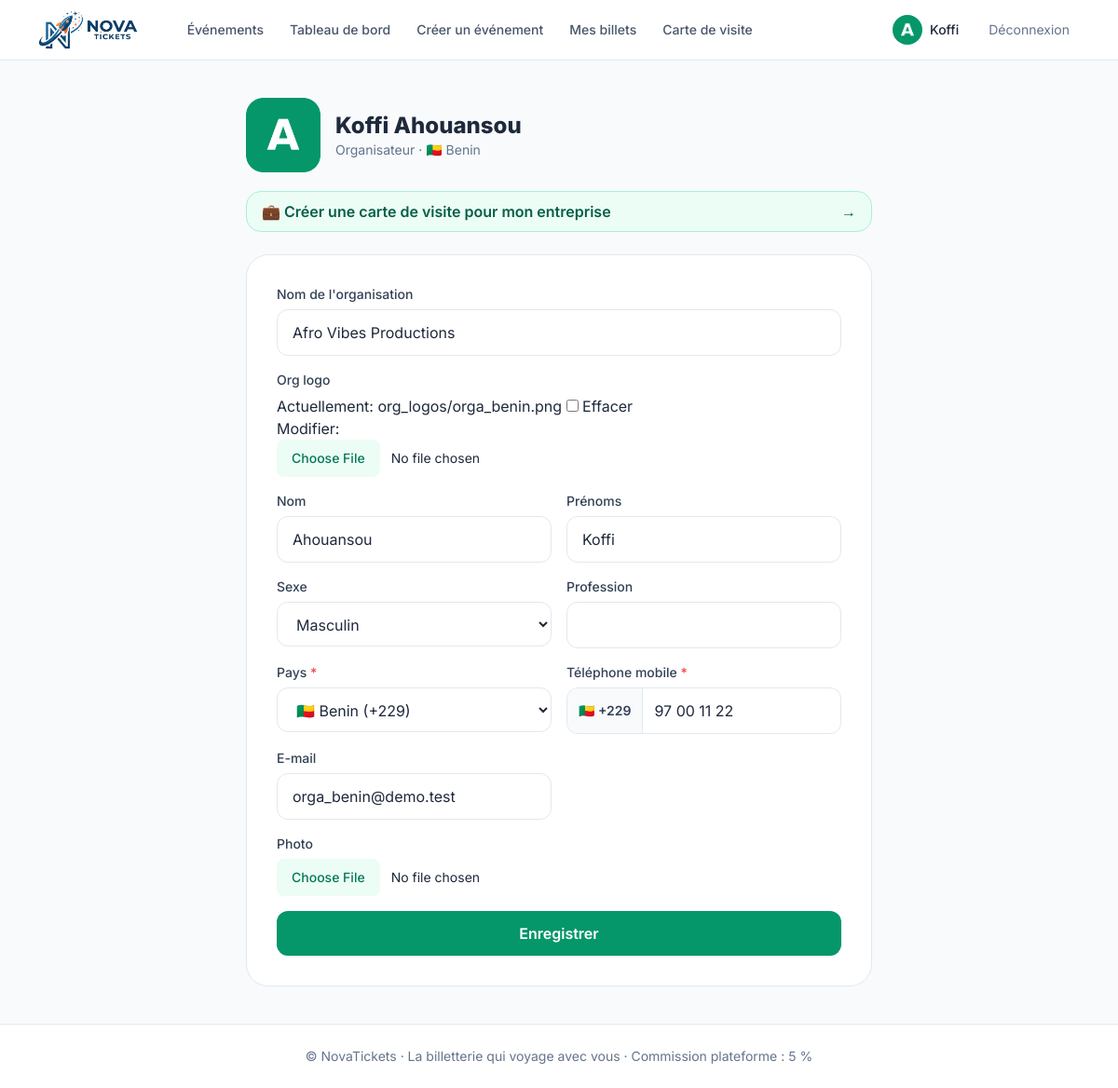
The app's page /compte/profil/ (signed in) with its own data.
### accounts/models.py (models this page shows, shortened)
class User(AbstractUser):
    SPECTATEUR = "spectateur"
    ORGANISATEUR = "organisateur"
    ROLES = [(SPECTATEUR, "Spectateur"), (ORGANISATEUR, "Organisateur")]
    SEXES = [("M", "Masculin"), ("F", "Féminin")]
    role = models.CharField(max_length=20, choices=ROLES, default=SPECTATEUR)
    country = models.CharField("Pays", max_length=2, default="BJ")
    phone = models.CharField("Téléphone", max_length=30)
    sexe = models.CharField(max_length=1, choices=SEXES, blank=True)
    profession = models.CharField(max_length=120, blank=True)
    photo = models.ImageField(upload_to="photos/", blank=True, null=True)
    org_name = models.CharField("Nom de l'organisation", max_length=150, blank=True)
    org_logo = models.ImageField(upload_to="org_logos/", blank=True, null=True)
    @property
    def is_organisateur(self):
        return self.role == self.ORGANISATEUR
    @property
    def display_name(self):
        return f"{self.first_name} {self.last_name}".strip() or self.username
    @property
    def country_info(self):
        return get_country(self.country)

### accounts/views.py (the view)
# urls.py: path("profil/", views.profile, name="profile"),
@login_required
def profile(request):
    form = ProfileForm(request.POST or None, request.FILES or None, instance=request.user)
    if request.method == "POST" and form.is_valid():
        form.save()
        messages.success(request, "Profil mis à jour.")
        return redirect("accounts:profile")
    return render(request, "accounts/profile.html", {"form": form, "countries": all_countries()})

### accounts/forms.py (shortened to what this page needs)
class ProfileForm(PhoneMixin, forms.ModelForm):
    country = forms.ChoiceField(label="Pays", choices=country_choices)
    phone = forms.CharField(label="Téléphone mobile", widget=forms.TextInput(attrs={"inputmode": "tel"}))
    class Meta:
        model = User
        fields = ["last_name", "first_name", "email", "sexe", "profession", "country", "phone", "photo", "org_name", "org_logo"]
        labels = {"last_name": "Nom", "first_name": "Prénoms", "email": "E-mail", "sexe": "Sexe", "profession": "Profession", "photo": "Photo"}
    def __init__(self, *args, **kwargs):
        super().__init__(*args, **kwargs)
        user = self.instance
        if user.phone:
            dial = (get_country(user.country) or {}).get("dial", "")
            self.initial["phone"] = user.phone.replace(dial, "", 1).strip()
        if not user.is_organisateur:
            self.fields.pop("org_name")
            self.fields.pop("org_logo")
        self.fields["sexe"].choices = [("", "Choisir…")] + list(User.SEXES)
        _style(self)

### accounts/forms.py (called while the page is built)
def _style(form):
    for name, f in form.fields.items():
        w = f.widget
        if isinstance(w, forms.CheckboxInput):
            continue
        if isinstance(w, forms.FileInput):
            w.attrs.setdefault("class", "block w-full text-sm file:mr-3 file:rounded-lg file:border-0 file:bg-emerald-50 file:px-4 file:py-2.5 file:text-emerald-700 file:font-medium")
            w.attrs.setdefault("accept", "image/*")
        else:
            w.attrs.setdefault("class", INPUT)

### core/context_processors.py (called while the page is built)
def platform(request):
    return {
        "PLATFORM_NAME": settings.PLATFORM_NAME,
        "CARD_PRICE": settings.BUSINESS_CARD_PRICE,
        "COMMISSION_PERCENT": int(settings.PLATFORM_COMMISSION_RATE * 100),
    }

### core/countries.py (called while the page is built)
def flag(code: str) -> str:
    return "".join(chr(0x1F1E6 + ord(c) - ord("A")) for c in code.upper())

@lru_cache(maxsize=1)
def all_countries():
    items = []
    for c in pycountry.countries:
        dial = phonenumbers.country_code_for_region(c.alpha_2)
        if not dial:
            continue
        items.append({
            "code": c.alpha_2,
            "name": _tr(c.name),
            "dial": f"+{dial}",
            "flag": flag(c.alpha_2),
        })
    items.sort(key=lambda x: x["name"].lower())
    return items

def country_choices():
    return [(c["code"], f'{c["flag"]} {c["name"]} ({c["dial"]})') for c in all_countries()]

def get_country(code: str):
    for c in all_countries():
        if c["code"] == code:
            return c
    return None

### templates/accounts/profile.html (shortened to what this page needs)
{% extends "base.html" %}
{% block content %}
<div class="mx-auto max-w-2xl">
  <div class="flex items-center gap-4">
    {% if user.photo %}<img src="{{ user.photo.url }}" class="h-20 w-20 rounded-2xl object-cover" alt="">
    {% elif user.org_logo %}<img src="{{ user.org_logo.url }}" class="h-20 w-20 rounded-2xl object-cover" alt="">
    {% else %}<span class="h-20 w-20 rounded-2xl bg-emerald-100 text-emerald-700 grid place-items-center text-3xl font-bold">{{ user.display_name|slice:":1"|upper }}</span>{% endif %}
    <div>
      <h1 class="text-2xl font-extrabold">{{ user.display_name }}</h1>
      <p class="text-sm text-slate-500">{{ user.get_role_display }} · {% if user.country_info %}{{ user.country_info.flag }} {{ user.country_info.name }}{% endif %}</p>
    </div>
  </div>
  <a href="{% url 'core:card_list' %}" class="tap mt-5 flex items-center justify-between rounded-2xl border border-emerald-200 bg-emerald-50 px-4 font-semibold text-emerald-800">
    <span>💼 Créer une carte de visite pour mon entreprise</span><span aria-hidden="true">→</span>
  </a>
  <form method="post" enctype="multipart/form-data" class="mt-6 grid gap-4 md:grid-cols-2 rounded-3xl bg-white border border-slate-200 p-5 md:p-8">{% csrf_token %}
    {% if user.is_organisateur %}
      <div class="md:col-span-2">{% with field=form.org_name %}{% include "partials/field.html" %}{% endwith %}</div>
      <div class="md:col-span-2">{% with field=form.org_logo %}{% include "partials/field.html" %}{% endwith %}</div>
    {% endif %}
    {% with field=form.last_name %}{% include "partials/field.html" %}{% endwith %}
    {% with field=form.first_name %}{% include "partials/field.html" %}{% endwith %}
    {% with field=form.sexe %}{% include "partials/field.html" %}{% endwith %}
    {% with field=form.profession %}{% include "partials/field.html" %}{% endwith %}
    {% include "partials/phone_field.html" %}
    {% with field=form.email %}{% include "partials/field.html" %}{% endwith %}
    <div class="md:col-span-2">{% with field=form.photo %}{% include "partials/field.html" %}{% endwith %}</div>
    <button class="tap md:col-span-2 rounded-xl bg-emerald-600 py-3 font-semibold text-white hover:bg-emerald-700">Enregistrer</button>
  </form>
</div>
{% endblock %}

### templates/base.html (shortened to what this page needs)
{% load static %}<!DOCTYPE html>
<html lang="fr" class="scroll-smooth">
<head>
  <script src="https://cdn.tailwindcss.com"></script>
</head>
<body class="bg-slate-50 text-slate-800 font-sans antialiased min-h-screen flex flex-col">
{% with url=request.resolver_match.url_name %}
<header class="sticky top-0 z-40 bg-white/90 backdrop-blur border-b border-slate-200">
  <div class="mx-auto max-w-6xl px-4 h-16 flex items-center gap-4">
    <a href="{% url 'core:home' %}" class="flex items-center shrink-0" aria-label="NovaTickets – accueil">
      <img src="{% static 'img/logo-horizontal.png' %}" alt="NovaTickets" class="h-11 w-auto">
    </a>
    <nav class="hidden md:flex items-center gap-1 ml-6 text-sm font-medium">
      <a href="{% url 'core:home' %}" class="px-3 py-2 rounded-lg {% if url == 'home' %}bg-emerald-50 text-emerald-700{% else %}text-slate-600 hover:bg-slate-100{% endif %}">Événements</a>
      {% if user.is_authenticated %}
        {% if user.is_organisateur %}
          <a href="{% url 'core:organizer_dashboard' %}" class="px-3 py-2 rounded-lg {% if url == 'organizer_dashboard' %}bg-emerald-50 text-emerald-700{% else %}text-slate-600 hover:bg-slate-100{% endif %}">Tableau de bord</a>
          <a href="{% url 'events:create' %}" class="px-3 py-2 rounded-lg text-slate-600 hover:bg-slate-100">Créer un événement</a>
        {% endif %}
        <a href="{% url 'core:spectateur_dashboard' %}" class="px-3 py-2 rounded-lg {% if url == 'spectateur_dashboard' %}bg-emerald-50 text-emerald-700{% else %}text-slate-600 hover:bg-slate-100{% endif %}">Mes billets</a>
        <a href="{% url 'core:card_list' %}" class="px-3 py-2 rounded-lg {% if url == 'card_list' or url == 'card_create' or url == 'card_detail' or url == 'card_edit' %}bg-emerald-50 text-emerald-700{% else %}text-slate-600 hover:bg-slate-100{% endif %}">Carte de visite</a>
      {% endif %}
    </nav>
    <div class="ml-auto flex items-center gap-2">
      {% if user.is_authenticated %}
        <a href="{% url 'accounts:profile' %}" class="flex items-center gap-2 rounded-full pl-1 pr-3 py-1 hover:bg-slate-100">
          {% if user.photo %}<img src="{{ user.photo.url }}" class="h-8 w-8 rounded-full object-cover" alt="">
          {% elif user.org_logo %}<img src="{{ user.org_logo.url }}" class="h-8 w-8 rounded-full object-cover" alt="">
          {% else %}<span class="h-8 w-8 rounded-full bg-emerald-100 text-emerald-700 grid place-items-center text-sm font-bold">{{ user.display_name|slice:":1"|upper }}</span>{% endif %}
          <span class="hidden sm:inline text-sm font-medium">{{ user.first_name|default:user.username }}</span>
        </a>
        <form method="post" action="{% url 'accounts:logout' %}" class="hidden md:block">{% csrf_token %}
          <button class="tap px-3 text-sm text-slate-500 hover:text-slate-800">Déconnexion</button>
        </form>
      {% endif %}
    </div>
  </div>
</header>
<main class="flex-1 w-full mx-auto max-w-6xl px-4 py-6 md:py-10 pb-28 md:pb-10">
  {% block content %}{% endblock %}
</main>
<footer class="hidden md:block border-t border-slate-200 bg-white py-6 text-center text-sm text-slate-500">
  © NovaTickets · La billetterie qui voyage avec vous · Commission plateforme : {{ COMMISSION_PERCENT }} %
</footer>
{% endwith %}
</body>
</html>

### templates/partials/field.html (shortened to what this page needs)
<div>
  <label for="{{ field.id_for_label }}" class="block text-sm font-medium text-slate-700 mb-1.5">{{ field.label }}{% if field.field.required %} <span class="text-red-500">*</span>{% endif %}</label>
  {{ field }}
</div>

### templates/partials/phone_field.html (shortened to what this page needs)
<div>
  <label for="{{ form.country.id_for_label }}" class="block text-sm font-medium text-slate-700 mb-1.5">Pays <span class="text-red-500">*</span></label>
  {{ form.country }}
</div>
<div>
  <label for="{{ form.phone.id_for_label }}" class="block text-sm font-medium text-slate-700 mb-1.5">Téléphone mobile <span class="text-red-500">*</span></label>
  <div class="flex items-stretch rounded-xl border border-slate-200 bg-white focus-within:border-emerald-500 focus-within:ring-2 focus-within:ring-emerald-200">
    <span id="dial-badge" class="flex items-center gap-1.5 whitespace-nowrap rounded-l-xl bg-slate-50 px-3 text-sm font-semibold text-slate-700 border-r border-slate-200">🌍 +…</span>
    <input type="tel" inputmode="tel" name="{{ form.phone.html_name }}" id="{{ form.phone.id_for_label }}" value="{{ form.phone.value|default:'' }}" required placeholder="97 00 00 00" class="w-full min-w-0 rounded-r-xl bg-transparent px-3 py-3 outline-none">
  </div>
</div>

### templates/base.html (style rules this page uses)
input, select, textarea { font-size: 16px; }
.tap { min-height: 44px; }

### records on screen
User: org_logo (picture), first_name "Koffi", display_name "Koffi Ahouansou", role "Organisateur", country_info.flag "🇧🇯", country_info.name "Benin", org_name "Afro Vibes Productions", last_name "Ahouansou", sexe "Masculin", country "🇧🇯 Benin (+229)", email "orga_benin@demo.test"

### other values on screen
{{ field.label }} "Nom de l'organisation Org logo Nom Prénoms Sexe Profession E-mail Photo"
{{ COMMISSION_PERCENT }} "5"
